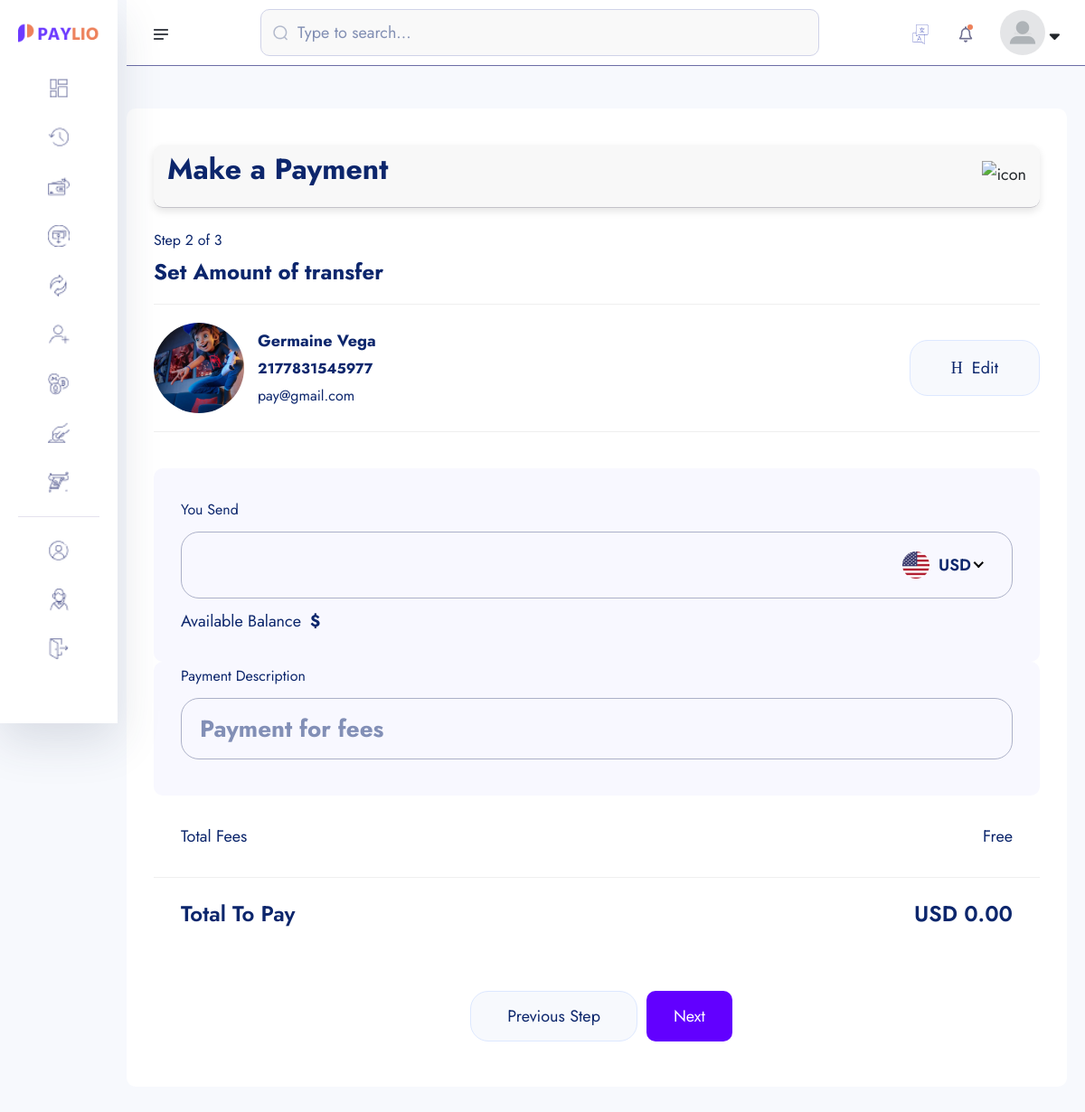
Page /amount-transfer/2177831545977/ on the committed database.
### account/models.py (models this page shows, shortened)
class Account(models.Model):
    id = models.UUIDField(primary_key=True, unique=True, default=uuid.uuid4, editable=False)
    user =  models.OneToOneField(User, on_delete=models.CASCADE)
    account_balance = models.DecimalField(max_digits=12, decimal_places=2, default=0.00)
    account_number = ShortUUIDField(unique=True,length=10, max_length=25, prefix="217", alphabet="1234567890")
    account_id = ShortUUIDField(unique=True,length=7, max_length=25, prefix="DEX", alphabet="1234567890")
    pin_number = ShortUUIDField(unique=True,length=4, max_length=7, alphabet="1234567890") #2737
    red_code = ShortUUIDField(unique=True,length=10, max_length=20, alphabet="abcdefgh1234567890")
    account_status = models.CharField(max_length=100, choices=ACCOUNT_STATUS, default="in-active")
    date = models.DateTimeField(auto_now_add=True)
    kyc_submitted = models.BooleanField(default=False)
    kyc_confirmed = models.BooleanField(default=False)
    recommended_by = models.ForeignKey(User, on_delete=models.DO_NOTHING, blank=True, null=True, related_name="recommended_by")
    review = models.CharField(max_length=100, null=True, blank=True, default="Review")
    class Meta:
        ordering = ['-date']

class KYC(models.Model):
    id = models.UUIDField(primary_key=True, unique=True, default=uuid.uuid4, editable=False)
    user =  models.OneToOneField(User, on_delete=models.CASCADE)
    account =  models.OneToOneField(Account, on_delete=models.CASCADE, null=True, blank=True)
    full_name = models.CharField(max_length=1000)
    image = models.ImageField(upload_to="kyc", default="default.jpg")
    marrital_status = models.CharField(choices=MARITAL_STATUS, max_length=40)
    gender = models.CharField(choices=GENDER, max_length=40)
    identity_type = models.CharField(choices=IDENTITY_TYPE, max_length=140)
    identity_image = models.ImageField(upload_to="kyc", null=True, blank=True)
    date_of_birth = models.DateTimeField(auto_now_add=False)
    signature = models.ImageField(upload_to="kyc")
    country = models.CharField(max_length=100)
    state = models.CharField(max_length=100)
    city = models.CharField(max_length=100)
    mobile = models.CharField(max_length=1000)
    fax = models.CharField(max_length=1000)
    date = models.DateTimeField(auto_now_add=True)
    class Meta:
        ordering = ['-date']

### userauths/models.py (models this page shows, shortened)
class User(AbstractUser):
    username = models.CharField(max_length=255)
    email = models.EmailField(unique=True)
    is_staff = models.BooleanField(default=False)
    is_superuser = models.BooleanField(default=False)
    USERNAME_FIELD = "email"
    REQUIRED_FIELDS = ['username']

### core/transfer.py (the view)
# urls.py: path('amount-transfer/<account_number>/', transfer.amount_transfer, name='amount-transfer'),
def amount_transfer(request, account_number):
    try:
        account = Account.objects.get(account_number=account_number)
    except:
        messages.warning(request, "Account dosen't exist")
        return redirect("core:search-account")
    context = {
        "account": account,
    }
    return render(request, "transfer/amount_transfer.html", context)

### core/templates/transfer/amount_transfer.html (shortened to what this page needs)
{% extends "auth_base.html" %}
{% load static %}
{% load humanize %}
{% block content %}
    <section class="dashboard-section body-collapse pay step step-2">
        <div class="overlay pt-120">
            <div class="container-fruid">
                <div class="main-content">
                    <div class="head-area d-flex align-items-center justify-content-between">
                        <h4>Make a Payment</h4>
                        <div class="icon-area">
                            <img src="{% static 'assets1/images/icon/support-icon.png' %}" alt="icon">
                        </div>
                    </div>
                    <div class="choose-recipient">
                        <div class="step-area">
                            <span class="mdr">Step 2 of 3</span>
                            <h5>Set Amount of transfer</h5>
                        </div>
                        <div class="user-select">
                            <div class="single-user">
                                <div class="left d-flex align-items-center">
                                    <div class="img-area">
                                    <img src="{{ account.user.kyc.image.url }}" style="width: 100px; height: 100px; border-radius: 50%; object-fit: cover;"  alt="image">
                                </div>
                                <div class="text-area">
                                    <p>{{ account.user.kyc.full_name|title }}</p>
                                    <span class="mdr"><b>{{ account.account_number }}</b></span> <br>
                                    <span class="mdr">{{ account.user.email }}</span>
                                </div>
                                </div>
                                <div class="right">
                                    <a href="{% url 'core:search-account' %}">
                                        <i class="icon-h-edit"></i>
                                        Edit
                                    </a>
                                </div>
                            </div>
                        </div>
                    </div>
                    <form action="{% url 'core:amount-transfer-process' account.account_number %}" method="POST">
                        <div class="send-banance">
                            <span class="mdr">You Send</span>
                            <div class="input-area">
                                <input class="xxlr" onkeyup="CalculateBalance()" placeholder="{{ request.user.account.account_balance|intcomma }}" type="number" name='amount_send' id="amount_send">
                            </div>
                            <p>Available Balance<b>${{ request.user.account.account_balance|intcomma }}</b></p>
                        </div>
                        <div class="send-banance pt-0 mt-0">
                            <span class="mdr">Payment Description</span>
                            <div class="input-area">
                                <input class="xxlr" onkeyup="CalculateBalance()" placeholder="Payment for fees" type="text" name="description">
                            </div>
                        </div>
                        <ul class="total-fees">
                            <li>Total Fees</li>
                            <li>Free</li>
                        </ul>
                        <ul class="total-fees pay">
                            <li>
                                <h5>Total To Pay</h5>
                            </li>
                            <li>
                                <h5 id="total-to-pay">USD 0.00</h5>
                            </li>
                        </ul>
                        <div class="footer-area mt-40">
                            <a href="pay-step-1.html">Previous Step</a>
                            <button type="submit" style="padding: 10px 30px; border-radius: 10px; background: rgb(98, 0, 255); color: #fff;" class="active">Next</button>
                        </div>
                    </form>
                </div>
            </div>
        </div>
    </section>
{% endblock content %}

### templates/auth_base.html (style rules this page uses)
.head-area { display: flex; align-items: center; padding: 15px; background-color: #f8f8f8; border-radius: 10px; box-shadow: 0 4px 8px rgba(0, 0, 0, 0.1); margin: 10px 0; }

### rows in the picture
Account: user.kyc.image (picture), user.kyc.full_name "Germaine Vega", account_number "2177831545977", user.email "pay@gmail.com"
